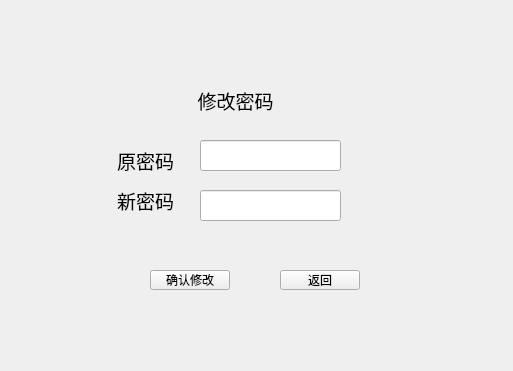
<?xml version="1.0" encoding="UTF-8"?>
<ui version="4.0">
 <class>changepassword</class>
 <widget class="QWidget" name="changepassword">
  <property name="geometry">
   <rect>
    <x>0</x>
    <y>0</y>
    <width>513</width>
    <height>371</height>
   </rect>
  </property>
  <property name="windowTitle">
   <string>Form</string>
  </property>
  <widget class="QPushButton" name="pushButton">
   <property name="geometry">
    <rect>
     <x>150</x>
     <y>270</y>
     <width>80</width>
     <height>20</height>
    </rect>
   </property>
   <property name="text">
    <string>确认修改</string>
   </property>
  </widget>
  <widget class="QLineEdit" name="oldpw">
   <property name="geometry">
    <rect>
     <x>200</x>
     <y>140</y>
     <width>141</width>
     <height>31</height>
    </rect>
   </property>
  </widget>
  <widget class="QLineEdit" name="newpw">
   <property name="geometry">
    <rect>
     <x>200</x>
     <y>190</y>
     <width>141</width>
     <height>31</height>
    </rect>
   </property>
  </widget>
  <widget class="QLabel" name="title">
   <property name="geometry">
    <rect>
     <x>160</x>
     <y>80</y>
     <width>151</width>
     <height>41</height>
    </rect>
   </property>
   <property name="text">
    <string>&lt;html&gt;&lt;head/&gt;&lt;body&gt;&lt;p align=&quot;center&quot;&gt;&lt;span style=&quot; font-size:14pt;&quot;&gt;修改密码&lt;/span&gt;&lt;/p&gt;&lt;/body&gt;&lt;/html&gt;</string>
   </property>
  </widget>
  <widget class="QLabel" name="oldlabel">
   <property name="geometry">
    <rect>
     <x>70</x>
     <y>140</y>
     <width>151</width>
     <height>41</height>
    </rect>
   </property>
   <property name="text">
    <string>&lt;html&gt;&lt;head/&gt;&lt;body&gt;&lt;p align=&quot;center&quot;&gt;&lt;span style=&quot; font-size:14pt;&quot;&gt;原密码&lt;/span&gt;&lt;/p&gt;&lt;/body&gt;&lt;/html&gt;</string>
   </property>
  </widget>
  <widget class="QLabel" name="newlable">
   <property name="geometry">
    <rect>
     <x>70</x>
     <y>180</y>
     <width>151</width>
     <height>41</height>
    </rect>
   </property>
   <property name="text">
    <string>&lt;html&gt;&lt;head/&gt;&lt;body&gt;&lt;p align=&quot;center&quot;&gt;&lt;span style=&quot; font-size:14pt;&quot;&gt;新密码&lt;/span&gt;&lt;/p&gt;&lt;/body&gt;&lt;/html&gt;</string>
   </property>
  </widget>
  <widget class="QPushButton" name="pushButton_2">
   <property name="geometry">
    <rect>
     <x>280</x>
     <y>270</y>
     <width>80</width>
     <height>20</height>
    </rect>
   </property>
   <property name="text">
    <string>返回</string>
   </property>
  </widget>
 </widget>
 <resources/>
 <connections/>
</ui>
